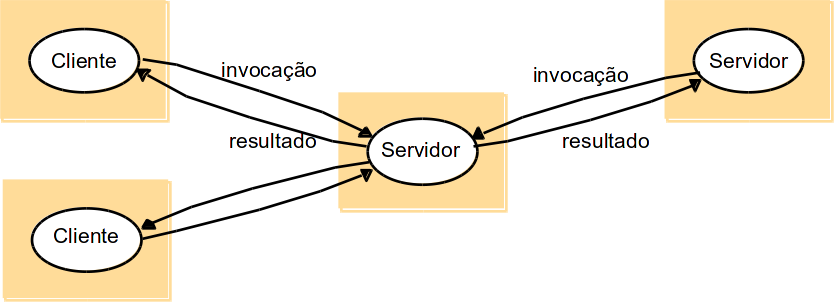
#> input picture TCC_TASSIANE_2025_NOVOTEMPLATE/figuras/cs2.png, 834 x 302 px, given in place of figuras, which was not available
$ python 7_detectors_harris_fast.py --imgs ../../TCC_TASSIANE_2025_NOVOTEMPLATE/figuras
#> lines starting #> are read from the running program, lines starting #| are printed output that depends on the picture
# modules/classic/detectors_harris_fast.py
# Demonstração de detectores clássicos: Harris e FAST
# Uso (arquivos locais):
#   python -m modules.classic.detectors_harris_fast --imgs a.jpg b.jpg c.jpg --detector harris --threshold 0.04 --max_kp 1000
# Uso (dataset HF):
#   python -m modules.classic.detectors_harris_fast --hf miroslavjaros/Video-To-Dataset-Orchard-Apple --split train \
#       --count 12 --offset 300 --detector fast --threshold 15 --nonmax --max_kp 1500
# Saídas: imagens anotadas em --out_dir (padrão: out_detectors)
# Requisitos: opencv-contrib-python (ou opencv-python), datasets, pillow, huggingface_hub

import argparse, sys, os
from typing import List, Tuple
import numpy as np
import cv2

# ---------------- utilidades comuns ----------------

def pil_to_bgr(pil_img):
    import numpy as np
    return cv2.cvtColor(np.array(pil_img), cv2.COLOR_RGB2BGR)

# [24 lines left out: function load_from_hf, not called in this run]

def resize_min_side(img, min_side: int):
    if min_side <= 0:
        return img
    h, w = img.shape[:2]
    s = min(h, w)
    if s <= min_side:
        return img
    scale = min_side / s
    return cv2.resize(img, (int(w*scale), int(h*scale)), interpolation=cv2.INTER_AREA)

# ---------------- Harris ----------------

def detect_harris(img_bgr: np.ndarray, thresh_alpha: float = 0.04, ksize: int = 3,
                  block_size: int = 2, max_kp: int = 1000, nonmax_radius: int = 8) -> List[cv2.KeyPoint]:
    """
    Harris clássico: resposta = cornerHarris(gray, blockSize, ksize, k=alpha)
    - thresh_alpha: fator do Harris (k), não limiar. O limiar é relativo ao máximo da resposta.
    """
    gray = cv2.cvtColor(img_bgr, cv2.COLOR_BGR2GRAY)
    gray_f = np.float32(gray)
    R = cv2.cornerHarris(gray_f, blockSize=block_size, ksize=ksize, k=thresh_alpha)
    # normaliza
    Rn = cv2.normalize(R, None, alpha=0, beta=1, norm_type=cv2.NORM_MINMAX)
    # nonmax suppression aproximada: pega picos locais via dilatação e máscara
    dil = cv2.dilate(Rn, np.ones((3,3), np.uint8))
    peaks = (Rn == dil) & (Rn > 0.01)  # 0.01 é um limiar inicial baixo
    ys, xs = np.where(peaks)
    scores = Rn[ys, xs]
    # ordena por resposta
    idx = np.argsort(-scores)[:max_kp*5]  # pega mais e filtra por vizinhança
    pts = np.stack([xs[idx], ys[idx], scores[idx]], axis=1)

    # non-maximum suppression por distância (greedy)
    selected = []
    used = np.zeros(len(pts), dtype=bool)
    for i in range(len(pts)):
        if used[i]:
            continue
        selected.append(pts[i])
        # suprime vizinhos próximos
        dx = pts[:,0] - pts[i,0]
        dy = pts[:,1] - pts[i,1]
        used = used | ((dx*dx + dy*dy) <= nonmax_radius*nonmax_radius)
        if len(selected) >= max_kp:
            break

    kps = [cv2.KeyPoint(float(x), float(y), 7.0, response=float(s)) for x, y, s in selected]
    return kps

# ---------------- FAST ----------------

# [7 lines left out: function detect_fast, not called in this run]

# ---------------- desenho ----------------

def draw_keypoints(img_bgr: np.ndarray, kps: List[cv2.KeyPoint], color=(0,255,0)) -> np.ndarray:
    out = img_bgr.copy()
    return cv2.drawKeypoints(out, kps, None, color=color, flags=cv2.DRAW_MATCHES_FLAGS_DRAW_RICH_KEYPOINTS)

# ---------------- Stitching com Harris/FAST ----------------

# [105 lines left out: functions stitch_with_detector, stitch, not called in this run]

# ---------------- CLI ----------------

def cli_main():
    p = argparse.ArgumentParser(prog="classic.detectors_harris_fast")
    gsrc = p.add_mutually_exclusive_group(required=True)
    gsrc.add_argument("--imgs", nargs="+", help="arquivos locais")
    gsrc.add_argument("--hf", help="dataset HF")
    p.add_argument("--split", default="train")
    p.add_argument("--count", type=int, default=8)
    p.add_argument("--offset", type=int, default=0)
    p.add_argument("--shuffle", action="store_true")

    p.add_argument("--detector", choices=["harris","fast"], default="harris")
    # HARRIS params
    p.add_argument("--alpha", type=float, default=0.04, help="parâmetro k do Harris (0.04 padrão)")
    p.add_argument("--block", type=int, default=2, help="Harris blockSize")
    p.add_argument("--ksize", type=int, default=3, help="Harris ksize (3,5...)")
    p.add_argument("--nms_radius", type=int, default=8, help="raio p/ supressão não-máxima (Harris)")
    # FAST params
    p.add_argument("--threshold", type=int, default=10, help="threshold do FAST")
    p.add_argument("--nonmax", action="store_true", help="habilita nonmax do FAST (desligado por padrão)")
    # comuns
    p.add_argument("--max_kp", type=int, default=1000, help="máximo de keypoints por imagem")
    p.add_argument("--min_side", type=int, default=900, help="redimensiona lado menor (0 = não)")
    p.add_argument("--out_dir", default="out_detectors")
    a = p.parse_args()

    # carregar imagens
    if a.imgs:
        imgs = [cv2.imread(x) for x in a.imgs]
#> imgs = 1 item
    else:
        imgs = load_from_hf(a.hf, a.split, a.count, a.offset, a.shuffle)
    if any(im is None for im in imgs):
        sys.exit("Falha ao ler alguma imagem.")

    os.makedirs(a.out_dir, exist_ok=True)

    total = 0
    for i, im in enumerate(imgs):
        imr = resize_min_side(im, a.min_side)

        if a.detector == "harris":
            kps = detect_harris(
                imr, thresh_alpha=a.alpha, ksize=a.ksize, block_size=a.block,
                max_kp=a.max_kp, nonmax_radius=a.nms_radius
            )
        else:
            kps = detect_fast(
                imr, threshold=a.threshold, nonmax=a.nonmax, max_kp=a.max_kp
            )

        annotated = draw_keypoints(imr, kps)
        out_path = os.path.join(a.out_dir, f"{a.detector}_{i:03d}.jpg")
        cv2.imwrite(out_path, annotated)
        print(f"[{i:03d}] {a.detector}: {len(kps)} pontos  -> {out_path}")
        total += len(kps)
#> this loop made 1 pass
#> (h in resize_min_side, w in resize_min_side, s in resize_min_side, total) on pass 1: (302, 834, 302, 267)
#| [000] harris: 267 pontos  -> out_detectors/harris_000.jpg
#> pass 1, in detect_harris, `gray = cv2.cvtColor(img_bgr, cv2.COLOR_BGR2GRAY)`:
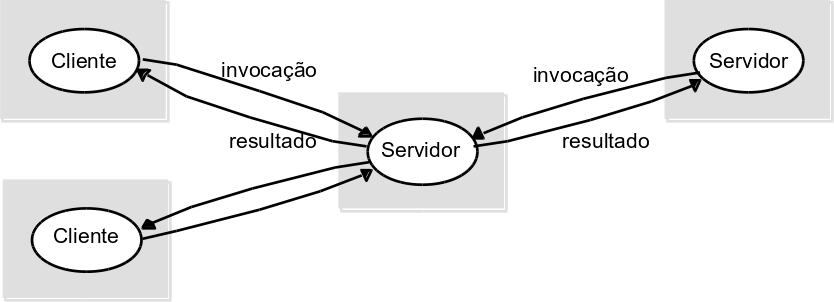
#> gray: shape (302, 834); min 0, max 255, mean 237.6
#> pass 1, in detect_harris, `R = cv2.cornerHarris(gray_f, blockSize=block_size, ksize=ksize, k=thre..`:
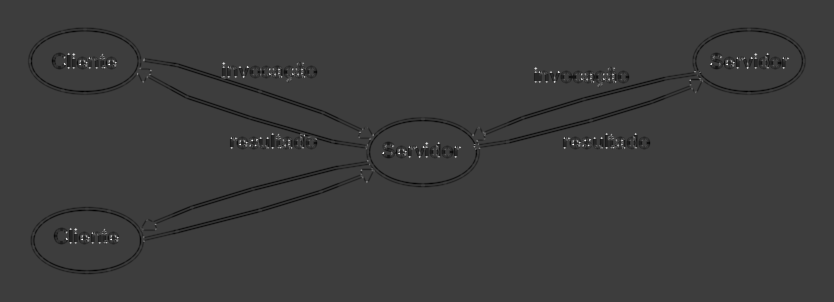
#> R: shape (302, 834) float32; min -161236960, max 508474880, mean -2641643; drawn with min black and max white
#> imr is the input picture: shape (302, 834, 3); mean B, G, R 221.9, 236.9, 244.7
#> after the loop, total = 267

    print(f"ok: {len(imgs)} imagens processadas, total de {total} keypoints.")
#| ok: 1 imagens processadas, total de 267 keypoints.
    return 0

if __name__ == "__main__":
    sys.exit(cli_main())
#> (the program exits here)

$ run again, on TCC_TASSIANE_2025_NOVOTEMPLATE/figuras/mosaico.png
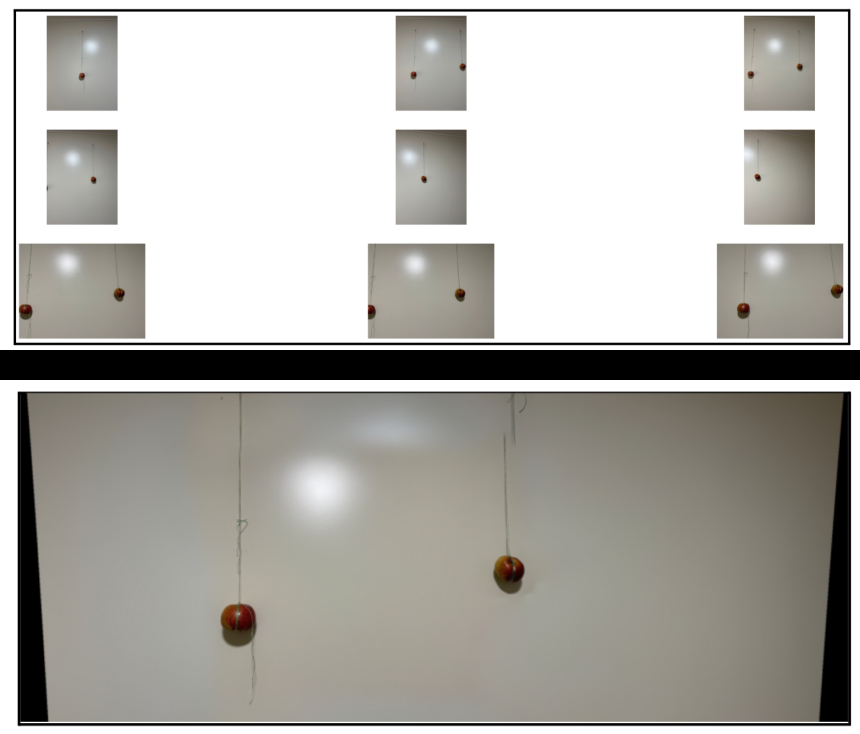
#> input picture TCC_TASSIANE_2025_NOVOTEMPLATE/figuras/mosaico.png, 860 x 734 px, given in place of figuras, which was not available
#> imgs = 1 item
#> the loop in cli_main, `for i, im in enumerate(imgs):` made 1 pass
#> (h in resize_min_side, w in resize_min_side, s in resize_min_side, total) on pass 1: (734, 860, 734, 311)
#> (printed output is left out)
#> pass 1, in detect_harris, `R = cv2.cornerHarris(gray_f, blockSize=block_size, ksize=ksize, k=thre..`:
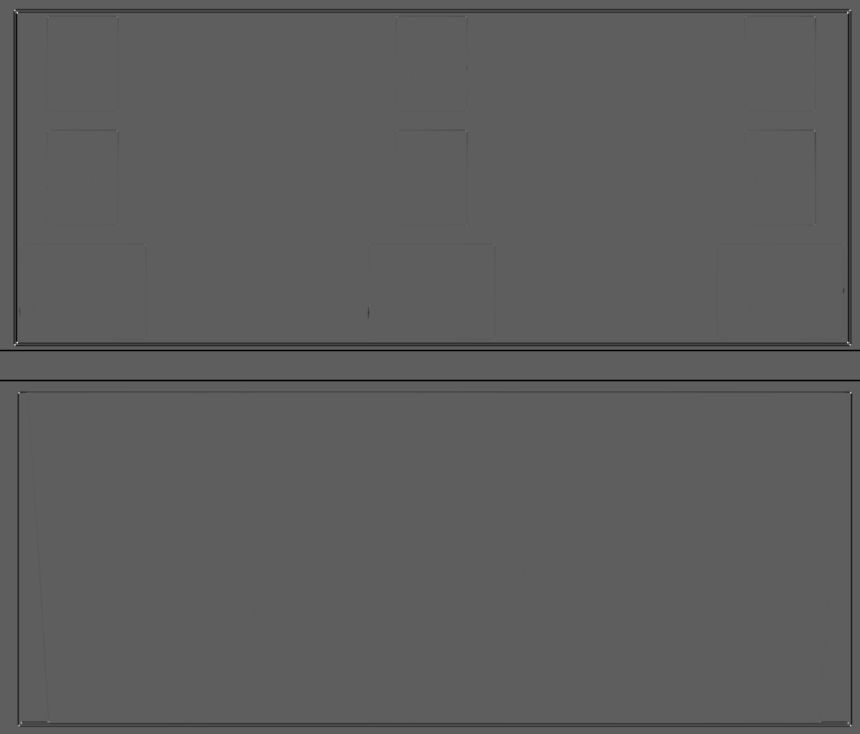
#> R: shape (734, 860) float32; min -169130016, max 287225920, mean -2420899.2; drawn with min black and max white
#> in cli_main, imr is the input picture: shape (734, 860, 3); mean B, G, R 173.2, 178.1, 179.8
#> after the loop in cli_main, `for i, im in enumerate(imgs):`: total = 311
#| ok: 1 imagens processadas, total de 311 keypoints.
